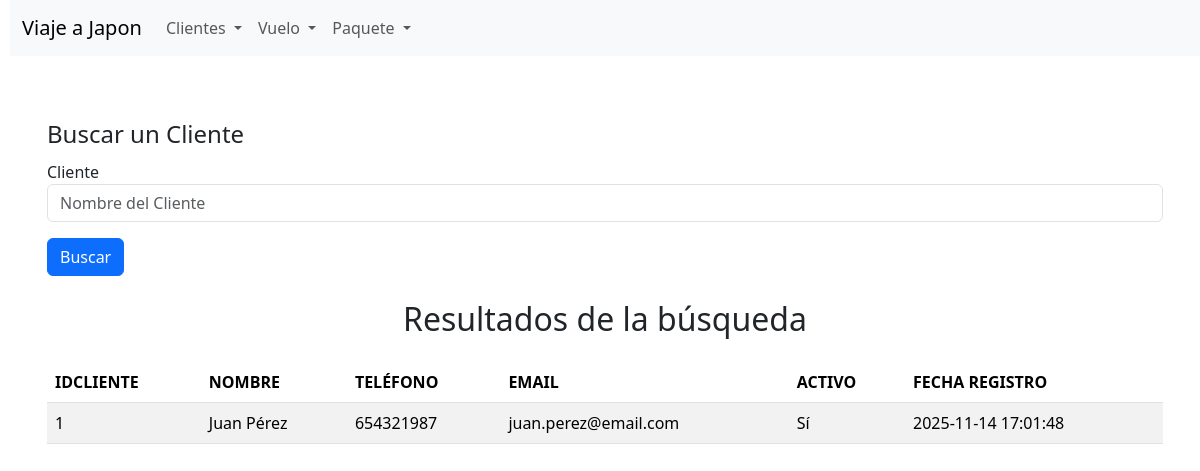
The app's page /buscar_cliente.php?txtNombreCliente=Juan Pérez with its own data.
### tables this page shows
CREATE TABLE `client` (
  `idcliente` INT NOT NULL AUTO_INCREMENT,
  `nombre` VARCHAR(100) NOT NULL,
  `telefono` BIGINT NOT NULL,
  `email` VARCHAR(100) NOT NULL,
  `activo` TINYINT(1) NOT NULL,
  `fecharegistro` DATETIME NOT NULL,
  PRIMARY KEY (`idcliente`)
);

### buscar_cliente.php (the view, shortened to what this page needs)
<?php
$conexion = obtenerConexion();
$mensaje = "";
if (isset($_GET['txtNombreCliente']) && !empty(trim($_GET['txtNombreCliente']))) {
    $nombre = trim($_GET['txtNombreCliente']);
    $sql = "SELECT idcliente, nombre, telefono, email, activo, fecharegistro
            FROM client
            WHERE nombre LIKE '%$nombre%'
            ORDER BY idcliente ASC;";
    $resultado = mysqli_query($conexion, $sql);
    if (mysqli_num_rows($resultado) > 0) {
        $mensaje .= "<h2 class='text-center'>Resultados de la búsqueda</h2>";
        $mensaje .= "<table class='table table-striped mt-4'>";
        $mensaje .= "<thead><tr>
                        <th>IDCLIENTE</th>
                        <th>NOMBRE</th>
                        <th>TELÉFONO</th>
                        <th>EMAIL</th>
                        <th>ACTIVO</th>
                        <th>FECHA REGISTRO</th>
                    </tr></thead><tbody>";
        while ($fila = mysqli_fetch_assoc($resultado)) {
            $mensaje .= "<tr>";
            $mensaje .= "<td>" . $fila['idcliente'] . "</td>";
            $mensaje .= "<td>" . $fila['nombre'] . "</td>";
            $mensaje .= "<td>" . $fila['telefono'] . "</td>";
            $mensaje .= "<td>" . $fila['email'] . "</td>";
            $mensaje .= "<td>" . ($fila['activo'] ? 'Sí' : 'No') . "</td>";
            $mensaje .= "<td>" . $fila['fecharegistro'] . "</td>";
            $mensaje .= "</tr>";
        }
        $mensaje .= "</tbody></table>";
    } else {
        $mensaje = "<div class='alert alert-warning text-center mt-3'>  No se encontraron clientes con ese nombre.</div>";
    }
} elseif (isset($_GET['txtNombreCliente'])) {
    $mensaje = "<div class='alert alert-danger text-center mt-3'> Por favor, ingresa un nombre para buscar.</div>";
}
?>
<div class="container" id="formularios">
    <div class="row">
        <form class="form-horizontal" action="buscar_cliente.php" name="frmBuscarCliente" id="frmBuscarCliente" method="get">
            <fieldset>
                <legend>Buscar un Cliente</legend>
                <div class="form-group">
                    <label class="col-xs-4 control-label" for="txtNombreCliente">Cliente</label>
                    <div class="col-xs-4">
                        <input id="txtNombreCliente" name="txtNombreCliente" placeholder="Nombre del Cliente" class="form-control input-md" type="text">
                    </div>
                </div>
                <div class="form-group mt-3">
                    <div class="col-xs-4 col-xs-offset-4">
                        <input type="submit" id="btnAceptarBuscarCliente" name="btnAceptarBuscarCliente" class="btn btn-primary" value="Buscar" />
                    </div>
                </div>
            </fieldset>
        </form>
        <div class="col-12 mt-4">
            <?php echo $mensaje; ?>
        </div>
    </div>
</div>
</body>
</html>

### records on screen
client: idcliente "1", nombre "Juan Pérez", telefono "654321987", email "juan.perez@email.com", activo "Sí", fecharegistro "2025-11-14 17:01:48"
